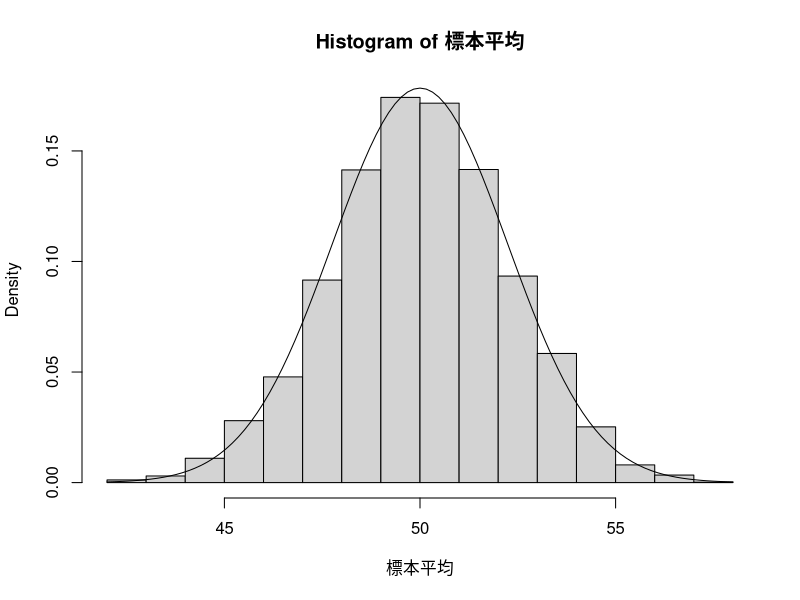

This chart was generated by the following R code:
# (1)
標本平均 = numeric(length = 5000)
for(i in 1:5000) {
  標本 = rnorm(n=20, mean=50, sd=10)
  標本平均[i] = mean(標本)
}
hist(標本平均, freq = FALSE)
curve(dnorm(x,mean=50,sd=10/sqrt(20)), add=TRUE)

